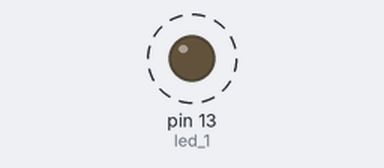
Simulated run of this sketch. Board: Arduino Uno, built with avr-gcc and run on an emulated ATmega328P. Shown: output pins drawn as LEDs (lit = HIGH). Dashed ring = blinking.

Above: at 0.5 s.
Timing chart, 0 to 4.6 s (numbered marks = the images above):
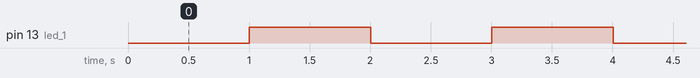

The sketch:

Tarefa1_Pisca_led_sem_delay.ino
```cpp
// IoT - tarefa fazer o led piscar sem usar delay()

// Alunos
//
//Fabio Rocha
//David Elias

#define led_1 13

long tempoDecorrido = 0;

unsigned long tempoAtual;

long tempoLed_1 = 1000; // velocidade em milisegundos
void setup()
{
  pinMode(led_1, OUTPUT);
}

void loop()
{
  tempoAtual = millis(); // calcula o tempo que passa

  if (tempoAtual - tempoDecorrido > tempoLed_1){

    tempoDecorrido = tempoAtual;
    digitalWrite(led_1, !digitalRead(led_1));
  }
}
```

Measured:
- by itself, pin 13 (led_1): alternates HIGH for 1.0 s and LOW for 1.0 s
